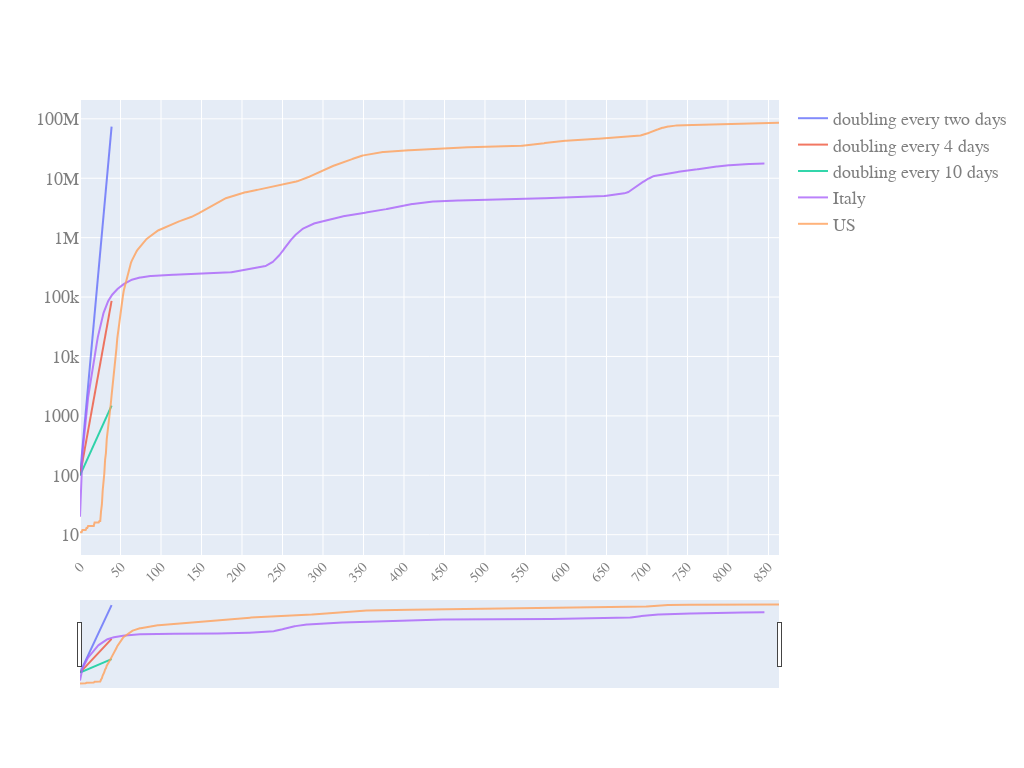

Source (notebook cell):
### Code cell
quick_plot(pd_sync_timelines_w_slope.date,
           pd_sync_timelines_w_slope.iloc[:,0:5],
           y_scale='log',
           slider=True)

### Figure 1 — Plotly figure (JSON) as saved in the notebook; plotly's stock layout.template omitted (floating-point values rounded to 4 significant figures; data arrays with more than 128 entries replaced by an {"elided": "..."} marker saying what was removed)
{"data": [{"name": "doubling every two days", "opacity": 0.8, "type": "scatter", "x": {"elided": "864 int values"}, "y": {"elided": "864 float values"}}, {"name": "doubling every 4 days", "opacity": 0.8, "type": "scatter", "x": {"elided": "864 int values"}, "y": {"elided": "864 float values"}}, {"name": "doubling every 10 days", "opacity": 0.8, "type": "scatter", "x": {"elided": "864 int values"}, "y": {"elided": "864 float values"}}, {"name": "Italy", "opacity": 0.8, "type": "scatter", "x": {"elided": "864 int values"}, "y": {"elided": "864 int values"}}, {"name": "US", "opacity": 0.8, "type": "scatter", "x": {"elided": "864 int values"}, "y": {"elided": "864 int values"}}], "layout": {"autosize": true, "font": {"color": "#7f7f7f", "family": "PT Sans, monospace", "size": 18}, "height": 768, "width": 1024, "xaxis": {"nticks": 20, "rangeslider": {"visible": true}, "tickangle": -45, "tickfont": {"color": "#7f7f7f", "size": 14}}, "yaxis": {"type": "log"}}}
